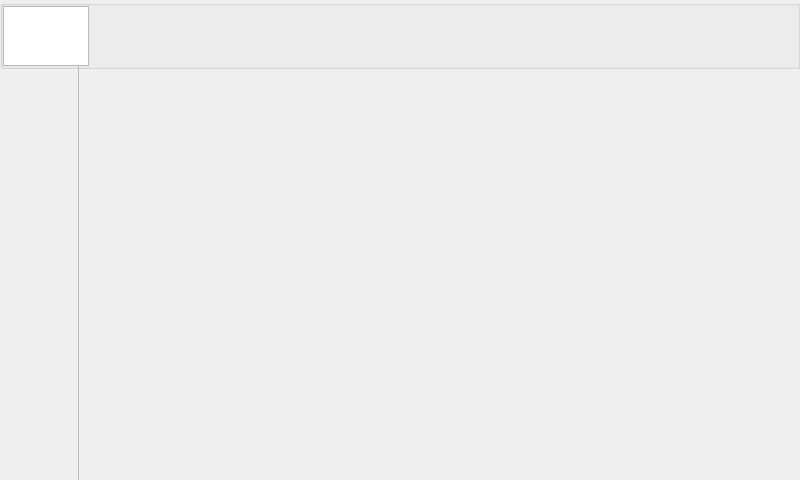
<?xml version="1.0" encoding="UTF-8"?>
<ui version="4.0">
 <class>MainWindow</class>
 <widget class="QMainWindow" name="MainWindow">
  <property name="geometry">
   <rect>
    <x>0</x>
    <y>0</y>
    <width>800</width>
    <height>480</height>
   </rect>
  </property>
  <property name="sizePolicy">
   <sizepolicy hsizetype="MinimumExpanding" vsizetype="MinimumExpanding">
    <horstretch>1</horstretch>
    <verstretch>1</verstretch>
   </sizepolicy>
  </property>
  <property name="minimumSize">
   <size>
    <width>800</width>
    <height>480</height>
   </size>
  </property>
  <property name="maximumSize">
   <size>
    <width>1024</width>
    <height>600</height>
   </size>
  </property>
  <property name="sizeIncrement">
   <size>
    <width>1</width>
    <height>1</height>
   </size>
  </property>
  <property name="baseSize">
   <size>
    <width>800</width>
    <height>480</height>
   </size>
  </property>
  <property name="palette">
   <palette>
    <active>
     <colorrole role="WindowText">
      <brush brushstyle="SolidPattern">
       <color alpha="255">
        <red>255</red>
        <green>255</green>
        <blue>255</blue>
       </color>
      </brush>
     </colorrole>
     <colorrole role="ButtonText">
      <brush brushstyle="SolidPattern">
       <color alpha="255">
        <red>255</red>
        <green>255</green>
        <blue>255</blue>
       </color>
      </brush>
     </colorrole>
    </active>
    <inactive>
     <colorrole role="WindowText">
      <brush brushstyle="SolidPattern">
       <color alpha="255">
        <red>255</red>
        <green>255</green>
        <blue>255</blue>
       </color>
      </brush>
     </colorrole>
     <colorrole role="ButtonText">
      <brush brushstyle="SolidPattern">
       <color alpha="255">
        <red>255</red>
        <green>255</green>
        <blue>255</blue>
       </color>
      </brush>
     </colorrole>
    </inactive>
    <disabled>
     <colorrole role="WindowText">
      <brush brushstyle="SolidPattern">
       <color alpha="255">
        <red>120</red>
        <green>120</green>
        <blue>120</blue>
       </color>
      </brush>
     </colorrole>
     <colorrole role="ButtonText">
      <brush brushstyle="SolidPattern">
       <color alpha="255">
        <red>120</red>
        <green>120</green>
        <blue>120</blue>
       </color>
      </brush>
     </colorrole>
    </disabled>
   </palette>
  </property>
  <property name="cursor">
   <cursorShape>BlankCursor</cursorShape>
  </property>
  <property name="tabletTracking">
   <bool>true</bool>
  </property>
  <property name="windowTitle">
   <string>MainWindow</string>
  </property>
  <property name="windowIcon">
   <iconset theme="applications-other">
    <normaloff>:/background/logoblocks.png</normaloff>:/background/logoblocks.png</iconset>
  </property>
  <property name="layoutDirection">
   <enum>Qt::LeftToRight</enum>
  </property>
  <property name="styleSheet">
   <string notr="true">MainWindow &gt;  {
	url(:/font/media/fonts for text/Momcake-Thin.ttf);
}</string>
  </property>
  <property name="animated">
   <bool>false</bool>
  </property>
  <widget class="QWidget" name="main_widget">
   <property name="sizePolicy">
    <sizepolicy hsizetype="MinimumExpanding" vsizetype="MinimumExpanding">
     <horstretch>1</horstretch>
     <verstretch>1</verstretch>
    </sizepolicy>
   </property>
   <property name="minimumSize">
    <size>
     <width>800</width>
     <height>480</height>
    </size>
   </property>
   <property name="maximumSize">
    <size>
     <width>1024</width>
     <height>600</height>
    </size>
   </property>
   <property name="sizeIncrement">
    <size>
     <width>1</width>
     <height>1</height>
    </size>
   </property>
   <property name="baseSize">
    <size>
     <width>800</width>
     <height>480</height>
    </size>
   </property>
   <property name="cursor">
    <cursorShape>BlankCursor</cursorShape>
   </property>
   <property name="layoutDirection">
    <enum>Qt::LeftToRight</enum>
   </property>
   <property name="styleSheet">
    <string notr="true">#main_widget{background-image: url(:/background/media/1st_background.png);}
</string>
   </property>
   <widget class="QTabWidget" name="main_content_widget">
    <property name="enabled">
     <bool>true</bool>
    </property>
    <property name="geometry">
     <rect>
      <x>0</x>
      <y>60</y>
      <width>800</width>
      <height>420</height>
     </rect>
    </property>
    <property name="sizePolicy">
     <sizepolicy hsizetype="MinimumExpanding" vsizetype="MinimumExpanding">
      <horstretch>1</horstretch>
      <verstretch>1</verstretch>
     </sizepolicy>
    </property>
    <property name="minimumSize">
     <size>
      <width>800</width>
      <height>400</height>
     </size>
    </property>
    <property name="maximumSize">
     <size>
      <width>1024</width>
      <height>720</height>
     </size>
    </property>
    <property name="baseSize">
     <size>
      <width>800</width>
      <height>400</height>
     </size>
    </property>
    <property name="cursor">
     <cursorShape>BlankCursor</cursorShape>
    </property>
    <property name="layoutDirection">
     <enum>Qt::RightToLeft</enum>
    </property>
    <property name="autoFillBackground">
     <bool>false</bool>
    </property>
    <property name="styleSheet">
     <string notr="true">#main_content_widget{
background-image: url(:/background/media/1st_background.png);
}
QTabBar::tab{
	min-width: 80px;
	max-width: 80px;
	min-height: 100px;
	max-height: 100px;
    background: transparent;
}

</string>
    </property>
    <property name="tabPosition">
     <enum>QTabWidget::West</enum>
    </property>
    <property name="tabShape">
     <enum>QTabWidget::Rounded</enum>
    </property>
    <property name="currentIndex">
     <number>0</number>
    </property>
    <property name="iconSize">
     <size>
      <width>60</width>
      <height>60</height>
     </size>
    </property>
    <property name="elideMode">
     <enum>Qt::ElideLeft</enum>
    </property>
    <property name="usesScrollButtons">
     <bool>false</bool>
    </property>
    <property name="documentMode">
     <bool>true</bool>
    </property>
    <property name="tabsClosable">
     <bool>false</bool>
    </property>
    <property name="movable">
     <bool>false</bool>
    </property>
    <widget class="QWidget" name="printTab">
     <property name="sizePolicy">
      <sizepolicy hsizetype="MinimumExpanding" vsizetype="MinimumExpanding">
       <horstretch>1</horstretch>
       <verstretch>1</verstretch>
      </sizepolicy>
     </property>
     <property name="minimumSize">
      <size>
       <width>720</width>
       <height>420</height>
      </size>
     </property>
     <property name="maximumSize">
      <size>
       <width>1024</width>
       <height>720</height>
      </size>
     </property>
     <property name="baseSize">
      <size>
       <width>1024</width>
       <height>420</height>
      </size>
     </property>
     <property name="cursor">
      <cursorShape>BlankCursor</cursorShape>
     </property>
     <attribute name="icon">
      <iconset resource="resources/main_menu_resources.qrc">
       <normaloff>:/icons/media/main_menu/ICON_home.png</normaloff>
       <normalon>:/icons/media/main_menu/ICON_home_pressed.png</normalon>
       <disabledon>:/icons/media/main_menu/ICON_home_blocked.png</disabledon>:/icons/media/main_menu/ICON_home.png</iconset>
     </attribute>
     <attribute name="title">
      <string/>
     </attribute>
    </widget>
    <widget class="QWidget" name="filamentTab">
     <property name="sizePolicy">
      <sizepolicy hsizetype="MinimumExpanding" vsizetype="MinimumExpanding">
       <horstretch>1</horstretch>
       <verstretch>1</verstretch>
      </sizepolicy>
     </property>
     <property name="minimumSize">
      <size>
       <width>720</width>
       <height>420</height>
      </size>
     </property>
     <property name="maximumSize">
      <size>
       <width>1024</width>
       <height>720</height>
      </size>
     </property>
     <property name="baseSize">
      <size>
       <width>1024</width>
       <height>420</height>
      </size>
     </property>
     <property name="cursor">
      <cursorShape>BlankCursor</cursorShape>
     </property>
     <attribute name="icon">
      <iconset resource="resources/main_menu_resources.qrc">
       <normaloff>:/icons/media/main_menu/ICON_filament.png</normaloff>
       <normalon>:/icons/media/main_menu/ICON_filament_pressed.png</normalon>
       <disabledon>:/icons/media/main_menu/ICON_filamente_blocked.png</disabledon>:/icons/media/main_menu/ICON_filament.png</iconset>
     </attribute>
     <attribute name="title">
      <string/>
     </attribute>
    </widget>
    <widget class="QWidget" name="controlTab">
     <property name="sizePolicy">
      <sizepolicy hsizetype="MinimumExpanding" vsizetype="MinimumExpanding">
       <horstretch>1</horstretch>
       <verstretch>1</verstretch>
      </sizepolicy>
     </property>
     <property name="minimumSize">
      <size>
       <width>720</width>
       <height>420</height>
      </size>
     </property>
     <property name="maximumSize">
      <size>
       <width>1024</width>
       <height>720</height>
      </size>
     </property>
     <property name="baseSize">
      <size>
       <width>720</width>
       <height>420</height>
      </size>
     </property>
     <property name="cursor">
      <cursorShape>BlankCursor</cursorShape>
     </property>
     <attribute name="icon">
      <iconset resource="resources/main_menu_resources.qrc">
       <normaloff>:/icons/media/main_menu/ICON_control.png</normaloff>
       <normalon>:/icons/media/main_menu/ICON_control_pressed.png</normalon>
       <disabledon>:/icons/media/main_menu/ICON_control_blocked.png</disabledon>:/icons/media/main_menu/ICON_control.png</iconset>
     </attribute>
     <attribute name="title">
      <string/>
     </attribute>
    </widget>
    <widget class="QWidget" name="utilitiesTab">
     <property name="sizePolicy">
      <sizepolicy hsizetype="MinimumExpanding" vsizetype="MinimumExpanding">
       <horstretch>1</horstretch>
       <verstretch>1</verstretch>
      </sizepolicy>
     </property>
     <property name="minimumSize">
      <size>
       <width>720</width>
       <height>420</height>
      </size>
     </property>
     <property name="maximumSize">
      <size>
       <width>1024</width>
       <height>720</height>
      </size>
     </property>
     <property name="baseSize">
      <size>
       <width>1024</width>
       <height>420</height>
      </size>
     </property>
     <property name="cursor">
      <cursorShape>BlankCursor</cursorShape>
     </property>
     <attribute name="icon">
      <iconset resource="resources/main_menu_resources.qrc">
       <normaloff>:/icons/media/main_menu/ICON_utilities.png</normaloff>
       <normalon>:/icons/media/main_menu/ICON_utilities_pressed.png</normalon>
       <disabledon>:/icons/media/main_menu/ICON_utilities_blocked.png</disabledon>:/icons/media/main_menu/ICON_utilities.png</iconset>
     </attribute>
     <attribute name="title">
      <string/>
     </attribute>
    </widget>
   </widget>
   <widget class="QGroupBox" name="main_header_layout">
    <property name="enabled">
     <bool>true</bool>
    </property>
    <property name="geometry">
     <rect>
      <x>0</x>
      <y>0</y>
      <width>800</width>
      <height>60</height>
     </rect>
    </property>
    <property name="sizePolicy">
     <sizepolicy hsizetype="MinimumExpanding" vsizetype="MinimumExpanding">
      <horstretch>2</horstretch>
      <verstretch>1</verstretch>
     </sizepolicy>
    </property>
    <property name="minimumSize">
     <size>
      <width>800</width>
      <height>60</height>
     </size>
    </property>
    <property name="maximumSize">
     <size>
      <width>1024</width>
      <height>80</height>
     </size>
    </property>
    <property name="sizeIncrement">
     <size>
      <width>1</width>
      <height>1</height>
     </size>
    </property>
    <property name="baseSize">
     <size>
      <width>800</width>
      <height>60</height>
     </size>
    </property>
    <property name="font">
     <font>
      <stylestrategy>PreferAntialias</stylestrategy>
     </font>
    </property>
    <property name="cursor">
     <cursorShape>BlankCursor</cursorShape>
    </property>
    <property name="layoutDirection">
     <enum>Qt::LeftToRight</enum>
    </property>
    <property name="styleSheet">
     <string notr="true">QWidget {
	background-color: rgb(50,50,50);
	color:rgb(255,255,255);
	border-color : rgb(60,60,60);
	selection-background-color: rgb(60,60,60);
	gridline-color:rgb(60,60,60);
	selection-color:rgb(60,60,60);
}

QGroupBox{
	background-color: rgb(50,50,50);
	border: none; 
	border-color : rgb(60,60,60);
	selection-background-color: rgb(60,60,60);
	gridline-color:rgb(60,60,60);
	selection-color:rgb(60,60,60);
	
}

QFrame &gt; *{
	background-color: rgb(50, 50, 50);
	selection-background-color: rgb(60, 60, 60);
	gridline-color: rgb(60, 60, 60);
	color: rgb(255, 255, 255); 
	selection-color: rgb(60, 60, 60);
	border-bottom-color: rgb(60, 60, 60);
	
}


QPushButton:pressed{
	border: none;
	background: transparent;
}</string>
    </property>
    <property name="title">
     <string/>
    </property>
    <property name="alignment">
     <set>Qt::AlignCenter</set>
    </property>
    <property name="flat">
     <bool>true</bool>
    </property>
    <property name="checkable">
     <bool>false</bool>
    </property>
    <layout class="QHBoxLayout" name="header_main_layout" stretch="0,2,0">
     <property name="spacing">
      <number>0</number>
     </property>
     <property name="sizeConstraint">
      <enum>QLayout::SetMinimumSize</enum>
     </property>
     <property name="leftMargin">
      <number>0</number>
     </property>
     <property name="topMargin">
      <number>0</number>
     </property>
     <property name="rightMargin">
      <number>0</number>
     </property>
     <property name="bottomMargin">
      <number>0</number>
     </property>
     <item alignment="Qt::AlignLeft|Qt::AlignTop">
      <widget class="QGraphicsView" name="header_image_logo">
       <property name="sizePolicy">
        <sizepolicy hsizetype="MinimumExpanding" vsizetype="MinimumExpanding">
         <horstretch>1</horstretch>
         <verstretch>1</verstretch>
        </sizepolicy>
       </property>
       <property name="minimumSize">
        <size>
         <width>60</width>
         <height>60</height>
        </size>
       </property>
       <property name="maximumSize">
        <size>
         <width>90</width>
         <height>90</height>
        </size>
       </property>
       <property name="sizeIncrement">
        <size>
         <width>1</width>
         <height>1</height>
        </size>
       </property>
       <property name="baseSize">
        <size>
         <width>60</width>
         <height>60</height>
        </size>
       </property>
       <property name="frameShape">
        <enum>QFrame::StyledPanel</enum>
       </property>
       <property name="frameShadow">
        <enum>QFrame::Plain</enum>
       </property>
       <property name="lineWidth">
        <number>0</number>
       </property>
       <property name="verticalScrollBarPolicy">
        <enum>Qt::ScrollBarAlwaysOff</enum>
       </property>
       <property name="horizontalScrollBarPolicy">
        <enum>Qt::ScrollBarAlwaysOff</enum>
       </property>
       <property name="sizeAdjustPolicy">
        <enum>QAbstractScrollArea::AdjustToContents</enum>
       </property>
       <property name="renderHints">
        <set>QPainter::Antialiasing|QPainter::SmoothPixmapTransform</set>
       </property>
       <property name="viewportUpdateMode">
        <enum>QGraphicsView::SmartViewportUpdate</enum>
       </property>
      </widget>
     </item>
     <item alignment="Qt::AlignVCenter">
      <widget class="QFrame" name="header_display_layout">
       <property name="sizePolicy">
        <sizepolicy hsizetype="MinimumExpanding" vsizetype="MinimumExpanding">
         <horstretch>1</horstretch>
         <verstretch>1</verstretch>
        </sizepolicy>
       </property>
       <property name="minimumSize">
        <size>
         <width>600</width>
         <height>60</height>
        </size>
       </property>
       <property name="maximumSize">
        <size>
         <width>600</width>
         <height>80</height>
        </size>
       </property>
       <property name="palette">
        <palette>
         <active>
          <colorrole role="WindowText">
           <brush brushstyle="SolidPattern">
            <color alpha="255">
             <red>255</red>
             <green>255</green>
             <blue>255</blue>
            </color>
           </brush>
          </colorrole>
          <colorrole role="Button">
           <brush brushstyle="SolidPattern">
            <color alpha="255">
             <red>50</red>
             <green>50</green>
             <blue>50</blue>
            </color>
           </brush>
          </colorrole>
          <colorrole role="Text">
           <brush brushstyle="SolidPattern">
            <color alpha="255">
             <red>255</red>
             <green>255</green>
             <blue>255</blue>
            </color>
           </brush>
          </colorrole>
          <colorrole role="ButtonText">
           <brush brushstyle="SolidPattern">
            <color alpha="255">
             <red>255</red>
             <green>255</green>
             <blue>255</blue>
            </color>
           </brush>
          </colorrole>
          <colorrole role="Base">
           <brush brushstyle="SolidPattern">
            <color alpha="255">
             <red>50</red>
             <green>50</green>
             <blue>50</blue>
            </color>
           </brush>
          </colorrole>
          <colorrole role="Window">
           <brush brushstyle="SolidPattern">
            <color alpha="255">
             <red>50</red>
             <green>50</green>
             <blue>50</blue>
            </color>
           </brush>
          </colorrole>
          <colorrole role="Highlight">
           <brush brushstyle="SolidPattern">
            <color alpha="255">
             <red>60</red>
             <green>60</green>
             <blue>60</blue>
            </color>
           </brush>
          </colorrole>
          <colorrole role="HighlightedText">
           <brush brushstyle="SolidPattern">
            <color alpha="255">
             <red>60</red>
             <green>60</green>
             <blue>60</blue>
            </color>
           </brush>
          </colorrole>
         </active>
         <inactive>
          <colorrole role="WindowText">
           <brush brushstyle="SolidPattern">
            <color alpha="255">
             <red>255</red>
             <green>255</green>
             <blue>255</blue>
            </color>
           </brush>
          </colorrole>
          <colorrole role="Button">
           <brush brushstyle="SolidPattern">
            <color alpha="255">
             <red>50</red>
             <green>50</green>
             <blue>50</blue>
            </color>
           </brush>
          </colorrole>
          <colorrole role="Text">
           <brush brushstyle="SolidPattern">
            <color alpha="255">
             <red>255</red>
             <green>255</green>
             <blue>255</blue>
            </color>
           </brush>
          </colorrole>
          <colorrole role="ButtonText">
           <brush brushstyle="SolidPattern">
            <color alpha="255">
             <red>255</red>
             <green>255</green>
             <blue>255</blue>
            </color>
           </brush>
          </colorrole>
          <colorrole role="Base">
           <brush brushstyle="SolidPattern">
            <color alpha="255">
             <red>50</red>
             <green>50</green>
             <blue>50</blue>
            </color>
           </brush>
          </colorrole>
          <colorrole role="Window">
           <brush brushstyle="SolidPattern">
            <color alpha="255">
             <red>50</red>
             <green>50</green>
             <blue>50</blue>
            </color>
           </brush>
          </colorrole>
          <colorrole role="Highlight">
           <brush brushstyle="SolidPattern">
            <color alpha="255">
             <red>60</red>
             <green>60</green>
             <blue>60</blue>
            </color>
           </brush>
          </colorrole>
          <colorrole role="HighlightedText">
           <brush brushstyle="SolidPattern">
            <color alpha="255">
             <red>60</red>
             <green>60</green>
             <blue>60</blue>
            </color>
           </brush>
          </colorrole>
         </inactive>
         <disabled>
          <colorrole role="WindowText">
           <brush brushstyle="SolidPattern">
            <color alpha="255">
             <red>255</red>
             <green>255</green>
             <blue>255</blue>
            </color>
           </brush>
          </colorrole>
          <colorrole role="Button">
           <brush brushstyle="SolidPattern">
            <color alpha="255">
             <red>50</red>
             <green>50</green>
             <blue>50</blue>
            </color>
           </brush>
          </colorrole>
          <colorrole role="Text">
           <brush brushstyle="SolidPattern">
            <color alpha="255">
             <red>255</red>
             <green>255</green>
             <blue>255</blue>
            </color>
           </brush>
          </colorrole>
          <colorrole role="ButtonText">
           <brush brushstyle="SolidPattern">
            <color alpha="255">
             <red>255</red>
             <green>255</green>
             <blue>255</blue>
            </color>
           </brush>
          </colorrole>
          <colorrole role="Base">
           <brush brushstyle="SolidPattern">
            <color alpha="255">
             <red>50</red>
             <green>50</green>
             <blue>50</blue>
            </color>
           </brush>
          </colorrole>
          <colorrole role="Window">
           <brush brushstyle="SolidPattern">
            <color alpha="255">
             <red>50</red>
             <green>50</green>
             <blue>50</blue>
            </color>
           </brush>
          </colorrole>
          <colorrole role="Highlight">
           <brush brushstyle="SolidPattern">
            <color alpha="255">
             <red>60</red>
             <green>60</green>
             <blue>60</blue>
            </color>
           </brush>
          </colorrole>
          <colorrole role="HighlightedText">
           <brush brushstyle="SolidPattern">
            <color alpha="255">
             <red>60</red>
             <green>60</green>
             <blue>60</blue>
            </color>
           </brush>
          </colorrole>
         </disabled>
        </palette>
       </property>
       <property name="contextMenuPolicy">
        <enum>Qt::NoContextMenu</enum>
       </property>
       <property name="frameShape">
        <enum>QFrame::NoFrame</enum>
       </property>
       <property name="frameShadow">
        <enum>QFrame::Plain</enum>
       </property>
       <property name="lineWidth">
        <number>0</number>
       </property>
       <layout class="QGridLayout" name="header_grid_layout" rowstretch="0">
        <property name="sizeConstraint">
         <enum>QLayout::SetDefaultConstraint</enum>
        </property>
        <property name="leftMargin">
         <number>0</number>
        </property>
        <property name="topMargin">
         <number>0</number>
        </property>
        <property name="rightMargin">
         <number>0</number>
        </property>
        <property name="bottomMargin">
         <number>0</number>
        </property>
        <property name="horizontalSpacing">
         <number>5</number>
        </property>
        <property name="verticalSpacing">
         <number>0</number>
        </property>
        <item row="0" column="0">
         <widget class="BlocksCustomButton" name="extruder_temp_display">
          <property name="sizePolicy">
           <sizepolicy hsizetype="Minimum" vsizetype="Fixed">
            <horstretch>1</horstretch>
            <verstretch>1</verstretch>
           </sizepolicy>
          </property>
          <property name="minimumSize">
           <size>
            <width>60</width>
            <height>30</height>
           </size>
          </property>
          <property name="maximumSize">
           <size>
            <width>120</width>
            <height>60</height>
           </size>
          </property>
          <property name="autoFillBackground">
           <bool>false</bool>
          </property>
          <property name="text">
           <string/>
          </property>
          <property name="flat">
           <bool>true</bool>
          </property>
          <property name="icon_pixmap" stdset="0">
           <pixmap resource="resources/icon_resources.qrc">:/temperatures/media/btn_icons/nozzle.svg</pixmap>
          </property>
          <property name="name" stdset="0">
           <string>extruder_temperature_display</string>
          </property>
          <property name="button_type" stdset="0">
           <string>secondary_display</string>
          </property>
         </widget>
        </item>
        <item row="0" column="2">
         <widget class="BlocksCustomButton" name="filament_type_icon">
          <property name="sizePolicy">
           <sizepolicy hsizetype="Fixed" vsizetype="Fixed">
            <horstretch>1</horstretch>
            <verstretch>1</verstretch>
           </sizepolicy>
          </property>
          <property name="minimumSize">
           <size>
            <width>60</width>
            <height>60</height>
           </size>
          </property>
          <property name="maximumSize">
           <size>
            <width>60</width>
            <height>60</height>
           </size>
          </property>
          <property name="text">
           <string/>
          </property>
          <property name="iconSize">
           <size>
            <width>16</width>
            <height>16</height>
           </size>
          </property>
          <property name="flat">
           <bool>true</bool>
          </property>
          <property name="icon_pixmap" stdset="0">
           <pixmap resource="resources/icon_resources.qrc">:/filament/media/btn_icons/material top bar.svg</pixmap>
          </property>
          <property name="name" stdset="0">
           <string>filament_type_display</string>
          </property>
          <property name="button_type" stdset="0">
           <string>icon_text</string>
          </property>
         </widget>
        </item>
        <item row="0" column="3">
         <widget class="BlocksCustomButton" name="nozzle_size_icon">
          <property name="sizePolicy">
           <sizepolicy hsizetype="Minimum" vsizetype="Fixed">
            <horstretch>1</horstretch>
            <verstretch>1</verstretch>
           </sizepolicy>
          </property>
          <property name="minimumSize">
           <size>
            <width>60</width>
            <height>60</height>
           </size>
          </property>
          <property name="maximumSize">
           <size>
            <width>60</width>
            <height>60</height>
           </size>
          </property>
          <property name="text">
           <string/>
          </property>
          <property name="iconSize">
           <size>
            <width>60</width>
            <height>60</height>
           </size>
          </property>
          <property name="flat">
           <bool>true</bool>
          </property>
          <property name="icon_pixmap" stdset="0">
           <pixmap resource="resources/icon_resources.qrc">:/temperatures/media/btn_icons/nozzle.svg</pixmap>
          </property>
          <property name="button_type" stdset="0">
           <string>icon_text</string>
          </property>
         </widget>
        </item>
        <item row="0" column="1">
         <widget class="BlocksCustomButton" name="bed_temp_display">
          <property name="sizePolicy">
           <sizepolicy hsizetype="MinimumExpanding" vsizetype="MinimumExpanding">
            <horstretch>1</horstretch>
            <verstretch>1</verstretch>
           </sizepolicy>
          </property>
          <property name="minimumSize">
           <size>
            <width>60</width>
            <height>30</height>
           </size>
          </property>
          <property name="maximumSize">
           <size>
            <width>120</width>
            <height>60</height>
           </size>
          </property>
          <property name="palette">
           <palette>
            <active>
             <colorrole role="WindowText">
              <brush brushstyle="SolidPattern">
               <color alpha="255">
                <red>255</red>
                <green>255</green>
                <blue>255</blue>
               </color>
              </brush>
             </colorrole>
             <colorrole role="Button">
              <brush brushstyle="SolidPattern">
               <color alpha="255">
                <red>50</red>
                <green>50</green>
                <blue>50</blue>
               </color>
              </brush>
             </colorrole>
             <colorrole role="Text">
              <brush brushstyle="SolidPattern">
               <color alpha="255">
                <red>255</red>
                <green>255</green>
                <blue>255</blue>
               </color>
              </brush>
             </colorrole>
             <colorrole role="ButtonText">
              <brush brushstyle="SolidPattern">
               <color alpha="255">
                <red>255</red>
                <green>255</green>
                <blue>255</blue>
               </color>
              </brush>
             </colorrole>
             <colorrole role="Base">
              <brush brushstyle="SolidPattern">
               <color alpha="255">
                <red>50</red>
                <green>50</green>
                <blue>50</blue>
               </color>
              </brush>
             </colorrole>
             <colorrole role="Window">
              <brush brushstyle="SolidPattern">
               <color alpha="255">
                <red>50</red>
                <green>50</green>
                <blue>50</blue>
               </color>
              </brush>
             </colorrole>
             <colorrole role="Highlight">
              <brush brushstyle="SolidPattern">
               <color alpha="255">
                <red>60</red>
                <green>60</green>
                <blue>60</blue>
               </color>
              </brush>
             </colorrole>
             <colorrole role="HighlightedText">
              <brush brushstyle="SolidPattern">
               <color alpha="255">
                <red>60</red>
                <green>60</green>
                <blue>60</blue>
               </color>
              </brush>
             </colorrole>
            </active>
            <inactive>
             <colorrole role="WindowText">
              <brush brushstyle="SolidPattern">
               <color alpha="255">
                <red>255</red>
                <green>255</green>
                <blue>255</blue>
               </color>
              </brush>
             </colorrole>
             <colorrole role="Button">
              <brush brushstyle="SolidPattern">
               <color alpha="255">
                <red>50</red>
                <green>50</green>
                <blue>50</blue>
               </color>
              </brush>
             </colorrole>
             <colorrole role="Text">
              <brush brushstyle="SolidPattern">
               <color alpha="255">
                <red>255</red>
                <green>255</green>
                <blue>255</blue>
               </color>
              </brush>
             </colorrole>
             <colorrole role="ButtonText">
              <brush brushstyle="SolidPattern">
               <color alpha="255">
                <red>255</red>
                <green>255</green>
                <blue>255</blue>
               </color>
              </brush>
             </colorrole>
             <colorrole role="Base">
              <brush brushstyle="SolidPattern">
               <color alpha="255">
                <red>50</red>
                <green>50</green>
                <blue>50</blue>
               </color>
              </brush>
             </colorrole>
             <colorrole role="Window">
              <brush brushstyle="SolidPattern">
               <color alpha="255">
                <red>50</red>
                <green>50</green>
                <blue>50</blue>
               </color>
              </brush>
             </colorrole>
             <colorrole role="Highlight">
              <brush brushstyle="SolidPattern">
               <color alpha="255">
                <red>60</red>
                <green>60</green>
                <blue>60</blue>
               </color>
              </brush>
             </colorrole>
             <colorrole role="HighlightedText">
              <brush brushstyle="SolidPattern">
               <color alpha="255">
                <red>60</red>
                <green>60</green>
                <blue>60</blue>
               </color>
              </brush>
             </colorrole>
            </inactive>
            <disabled>
             <colorrole role="WindowText">
              <brush brushstyle="SolidPattern">
               <color alpha="255">
                <red>255</red>
                <green>255</green>
                <blue>255</blue>
               </color>
              </brush>
             </colorrole>
             <colorrole role="Button">
              <brush brushstyle="SolidPattern">
               <color alpha="255">
                <red>50</red>
                <green>50</green>
                <blue>50</blue>
               </color>
              </brush>
             </colorrole>
             <colorrole role="Text">
              <brush brushstyle="SolidPattern">
               <color alpha="255">
                <red>255</red>
                <green>255</green>
                <blue>255</blue>
               </color>
              </brush>
             </colorrole>
             <colorrole role="ButtonText">
              <brush brushstyle="SolidPattern">
               <color alpha="255">
                <red>255</red>
                <green>255</green>
                <blue>255</blue>
               </color>
              </brush>
             </colorrole>
             <colorrole role="Base">
              <brush brushstyle="SolidPattern">
               <color alpha="255">
                <red>50</red>
                <green>50</green>
                <blue>50</blue>
               </color>
              </brush>
             </colorrole>
             <colorrole role="Window">
              <brush brushstyle="SolidPattern">
               <color alpha="255">
                <red>50</red>
                <green>50</green>
                <blue>50</blue>
               </color>
              </brush>
             </colorrole>
             <colorrole role="Highlight">
              <brush brushstyle="SolidPattern">
               <color alpha="255">
                <red>60</red>
                <green>60</green>
                <blue>60</blue>
               </color>
              </brush>
             </colorrole>
             <colorrole role="HighlightedText">
              <brush brushstyle="SolidPattern">
               <color alpha="255">
                <red>60</red>
                <green>60</green>
                <blue>60</blue>
               </color>
              </brush>
             </colorrole>
            </disabled>
           </palette>
          </property>
          <property name="text">
           <string/>
          </property>
          <property name="checkable">
           <bool>false</bool>
          </property>
          <property name="default">
           <bool>false</bool>
          </property>
          <property name="flat">
           <bool>true</bool>
          </property>
          <property name="icon_pixmap" stdset="0">
           <pixmap resource="resources/icon_resources.qrc">:/temperatures/media/btn_icons/BED temp.svg</pixmap>
          </property>
          <property name="name" stdset="0">
           <string>bed_temperature_display</string>
          </property>
          <property name="button_type" stdset="0">
           <string>secondary_display</string>
          </property>
         </widget>
        </item>
       </layout>
       <zorder>filament_type_icon</zorder>
       <zorder>extruder_temp_display</zorder>
       <zorder>bed_temp_display</zorder>
       <zorder>nozzle_size_icon</zorder>
      </widget>
     </item>
     <item alignment="Qt::AlignRight|Qt::AlignTop">
      <widget class="BlocksCustomButton" name="wifi_button">
       <property name="enabled">
        <bool>true</bool>
       </property>
       <property name="sizePolicy">
        <sizepolicy hsizetype="MinimumExpanding" vsizetype="MinimumExpanding">
         <horstretch>1</horstretch>
         <verstretch>1</verstretch>
        </sizepolicy>
       </property>
       <property name="minimumSize">
        <size>
         <width>60</width>
         <height>60</height>
        </size>
       </property>
       <property name="maximumSize">
        <size>
         <width>60</width>
         <height>60</height>
        </size>
       </property>
       <property name="styleSheet">
        <string notr="true"/>
       </property>
       <property name="text">
        <string/>
       </property>
       <property name="iconSize">
        <size>
         <width>16</width>
         <height>16</height>
        </size>
       </property>
       <property name="checkable">
        <bool>false</bool>
       </property>
       <property name="checked">
        <bool>false</bool>
       </property>
       <property name="flat">
        <bool>true</bool>
       </property>
       <property name="button_type" stdset="0">
        <string>icon</string>
       </property>
       <property name="icon_pixmap" stdset="0">
        <pixmap resource="resources/icon_resources.qrc">:/wifi_icons/media/btn_icons/3fullWIFI.svg</pixmap>
       </property>
      </widget>
     </item>
    </layout>
   </widget>
  </widget>
 </widget>
 <customwidgets>
  <customwidget>
   <class>BlocksCustomButton</class>
   <extends>QPushButton</extends>
   <header location="global">utils.ui</header>
  </customwidget>
 </customwidgets>
 <resources>
  <include location="resources/background_resources.qrc"/>
  <include location="resources/button_resources.qrc"/>
  <include location="resources/font.qrc"/>
  <include location="resources/graphic_resources.qrc"/>
  <include location="resources/icon_resources.qrc"/>
  <include location="resources/main_menu_resources.qrc"/>
  <include location="resources/system_resources.qrc"/>
 </resources>
 <connections/>
</ui>
